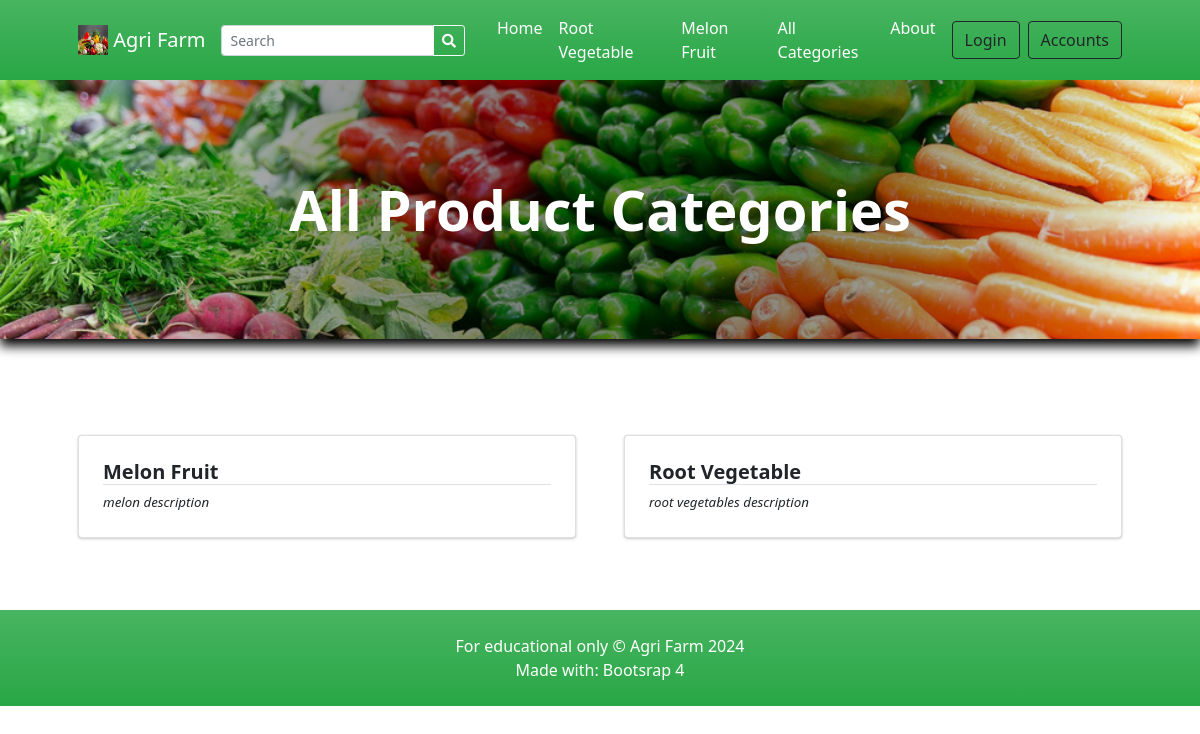
Page /?p=view_categories on the committed database.
### tables this page shows
CREATE TABLE `categories` (
  `id` int(30) NOT NULL,
  `user_id_categories` int(11) NOT NULL,
  `category` varchar(250) NOT NULL,
  `description` text DEFAULT NULL,
  `status` tinyint(1) NOT NULL DEFAULT 1,
  `delete_flag` tinyint(1) NOT NULL DEFAULT 0,
  `date_created` datetime NOT NULL DEFAULT current_timestamp()
);

### classes/DBConnection.php (called while the page is built, shortened)
<?php
class DBConnection
{
    private $host = 'localhost';
    private $username = 'root';
    private $password = '';
    private $database = 'store';
    public $conn;
    public function __construct()
    {
        if (!isset($this->conn)) {
            $this->conn = new mysqli($this->host, $this->username, $this->password, $this->database);
        }
    }
}

### classes/SystemSettings.php (called while the page is built, shortened)
<?php
class SystemSettings extends DBConnection
{
	function userdata($field = '')
	{
		if (!empty($field)) {
			if (isset($_SESSION['userdata'][$field]))
				return $_SESSION['userdata'][$field];
			else
				return null;
		} else {
			return false;
		}
	}
	function info($field = '')
	{
		if (!empty($field)) {
			if (isset($_SESSION['system_info'][$field]))
				return $_SESSION['system_info'][$field];
			else
				return false;
		} else {
			return false;
		}
	}
}
$_settings = new SystemSettings();

### config.php (called while the page is built, shortened)
<?php
require_once('classes/DBConnection.php');
require_once('classes/SystemSettings.php');
function validate_image($file){
	if(!empty($file)){
        $ex = explode("?",$file);
        $file = $ex[0];
        $ts = isset($ex[1]) ? "?".$ex[1] : '';
		if(is_file(base_app.$file)){
			return base_url.$file.$ts;
		}else{
			return base_url.'dist/img/no-image-available.png';
		}
	}else{
		return base_url.'dist/img/no-image-available.png';
	}
}
?>

### view_categories.php (the view, shortened to what this page needs)
<?php
$title = "All Product Categories";
?>
<header class="bg-dark py-5" id="main-header">
    <div class="container px-4 px-lg-5 my-5">
        <div class="text-center text-white">
            <h1 class="display-4 fw-bolder"><?php echo $title ?></h1>
        </div>
    </div>
</header>
<section class="py-5">
    <div class="container px-4 px-lg-5 mt-5">
        <div class="row gx-2 gx-lg-5 row-cols-1 row-cols-md-2 row-cols-xl-2 justify-content-center">
            <?php
            $categories = $conn->query("SELECT * FROM `categories` where status = 1 AND delete_flag = 0  order by category asc ");
            while ($row = $categories->fetch_assoc()):
                foreach ($row as $k => $v) {
                    $row[$k] = trim(stripslashes($v));
                }
                $row['description'] = strip_tags(stripslashes(html_entity_decode($row['description'])));
            ?>
                <div class="col mb-6 mb-2">
                    <a href="./?p=products&c=<?php echo md5($row['id']) ?>" class="card category-item text-decoration-none text-reset">
                        <div class="card-body p-4">
                            <div class="">
                                <h5 class="fw-bolder border-bottom border-pink"><?php echo $row['category'] ?></h5>
                            </div>
                            <p class="m-0 truncate"><?php echo $row['description'] ?></p>
                        </div>
                    </a>
                </div>
            <?php endwhile; ?>
        </div>
    </div>
</section>

### inc/topBarNav.php (shortened to what this page needs)
<nav class="navbar navbar-expand-lg navbar-dark bg-gradient-green">
  <div class="container px-4 px-lg-5 ">
    <a class="navbar-brand" href="./">
      <img src="<?php echo validate_image($_settings->info('logo')) ?>" width="30" height="30" class="d-inline-block align-top" alt="" loading="lazy">
      <?php echo $_settings->info('short_name') ?>
    </a>
    <form class="form-inline" id="search-form">
      <div class="input-group">
        <input class="form-control form-control-sm form " type="search" placeholder="Search" aria-label="Search" name="search" value="<?php echo isset($_GET['search']) ? $_GET['search'] : "" ?>" aria-describedby="button-addon2">
        <div class="input-group-append">
          <button class="btn btn-outline-light btn-sm m-0" type="submit" id="button-addon2"><i class="fa fa-search"></i></button>
        </div>
      </div>
    </form>
    <div class="collapse navbar-collapse" id="navbarSupportedContent">
      <ul class="navbar-nav me-auto mb-2 mb-lg-0 ms-lg-4">
        <li class="nav-item"><a class="nav-link text-white" aria-current="page" href="./">Home</a></li>
        <?php
        $cat_qry = $conn->query("SELECT * FROM categories where status = 1 AND delete_flag = 0 limit 3");
        $count_cats = $conn->query("SELECT * FROM categories where status = 1 ")->num_rows;
        while ($crow = $cat_qry->fetch_assoc()):
        ?>
          <li class="nav-item"><a class="nav-link text-white" aria-current="page" href="./?p=products&c=<?php echo md5($crow['id']) ?>"><?php echo $crow['category'] ?></a></li>
        <?php endwhile; ?>
        <?php if ($count_cats > 3): ?>
          <li class="nav-item"><a class="nav-link text-white" href="./?p=view_categories">All Categories</a></li>
        <?php endif; ?>
        <li class="nav-item"><a class="nav-link text-white" href="./?p=about">About</a></li>
      </ul>
      <div class="d-flex align-items-center">
        <?php if ($_settings->userdata('id') > 0 && $_settings->userdata('login_type') == 2): ?>
          <a class="text-dark mr-2 nav-link text-white" href="./?p=cart">
            <i class="bi-cart-fill me-1"></i>
            Cart
            <span class="badge bg-dark text-white ms-1 rounded-pill" id="cart-count">
              <?php
              $count = $conn->query("SELECT SUM(quantity) as items from `cart` where client_id =" . $_settings->userdata('id'))->fetch_assoc()['items'];
              echo ($count > 0 ? $count : 0);
              ?>
            </span>
          </a>
          <a href="./?p=my_account" class="text-dark  nav-link text-white"><b> Hi, <?php echo $_settings->userdata('firstname') ?>!</b></a>
          <a href="logout.php" class="text-dark  nav-link text-white"><i class="fa fa-sign-out-alt"></i></a>
        <?php else: ?>
          <button class="btn btn-outline-dark ml-2" id="login-btn" type="button">Login</button>
        <?php endif; ?>
        <a class="btn btn-outline-dark ml-2" href="http://localhost/agri-farm/home2.php">Accounts</a>
      </div>
    </div>
  </div>
</nav>

### rows in the picture
categories: category "Root Vegetable", description "root vegetables description"
categories: category "Melon Fruit", description "melon description"

### other values in the picture
$_settings->info('short_name') "Agri Farm"
$title "All Product Categories"
